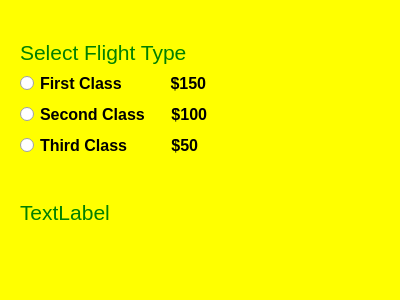
<?xml version="1.0" encoding="UTF-8"?>
<ui version="4.0">
 <class>Dialog</class>
 <widget class="QDialog" name="Dialog">
  <property name="geometry">
   <rect>
    <x>0</x>
    <y>0</y>
    <width>400</width>
    <height>300</height>
   </rect>
  </property>
  <property name="windowTitle">
   <string>Dialog</string>
  </property>
  <property name="styleSheet">
   <string notr="true">QDialog {
background-color: yellow
}
QLabel {
color: green
}</string>
  </property>
  <widget class="QWidget" name="">
   <property name="geometry">
    <rect>
     <x>20</x>
     <y>40</y>
     <width>281</width>
     <height>221</height>
    </rect>
   </property>
   <layout class="QVBoxLayout" name="verticalLayout_3">
    <item>
     <layout class="QVBoxLayout" name="verticalLayout_2">
      <item>
       <widget class="QLabel" name="label">
        <property name="font">
         <font>
          <pointsize>16</pointsize>
         </font>
        </property>
        <property name="text">
         <string>Select Flight Type</string>
        </property>
       </widget>
      </item>
      <item>
       <layout class="QVBoxLayout" name="verticalLayout">
        <item>
         <widget class="QRadioButton" name="radioButton_first">
          <property name="font">
           <font>
            <pointsize>12</pointsize>
            <bold>true</bold>
           </font>
          </property>
          <property name="text">
           <string>First Class           $150</string>
          </property>
         </widget>
        </item>
        <item>
         <widget class="QRadioButton" name="radioButton_second">
          <property name="font">
           <font>
            <pointsize>12</pointsize>
            <bold>true</bold>
           </font>
          </property>
          <property name="text">
           <string>Second Class      $100</string>
          </property>
         </widget>
        </item>
        <item>
         <widget class="QRadioButton" name="radioButton_third">
          <property name="font">
           <font>
            <pointsize>12</pointsize>
            <bold>true</bold>
           </font>
          </property>
          <property name="text">
           <string>Third Class          $50</string>
          </property>
         </widget>
        </item>
       </layout>
      </item>
     </layout>
    </item>
    <item>
     <widget class="QLabel" name="labelresult">
      <property name="font">
       <font>
        <pointsize>16</pointsize>
       </font>
      </property>
      <property name="text">
       <string>TextLabel</string>
      </property>
     </widget>
    </item>
   </layout>
  </widget>
 </widget>
 <resources/>
 <connections/>
</ui>
